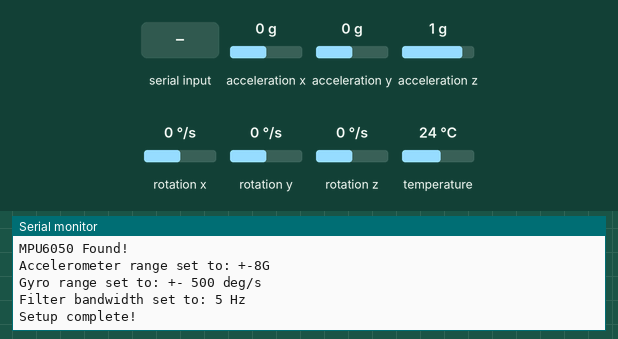
A sketch run on a simulated Arduino Leonardo, built with avr-gcc and run on an emulated ATmega32U4. On the bench: the last lines printed to the serial monitor. Inputs (shaded band) come from the test bench; at power-on: acceleration x 0 g, acceleration y 0 g, acceleration z 1 g, rotation x 0 °/s, rotation y 0 °/s, rotation z 0 °/s, temperature 24 °C.

Above: at 1.3 s.
1.4 s: "c\n" received over Serial
At 2.4 s:
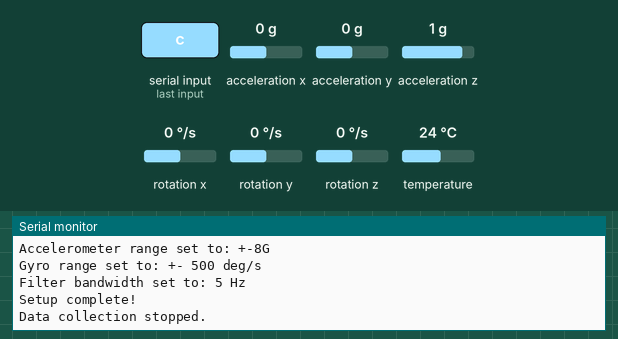
2.9 s: "z\n" received over Serial
At 3.01 s:
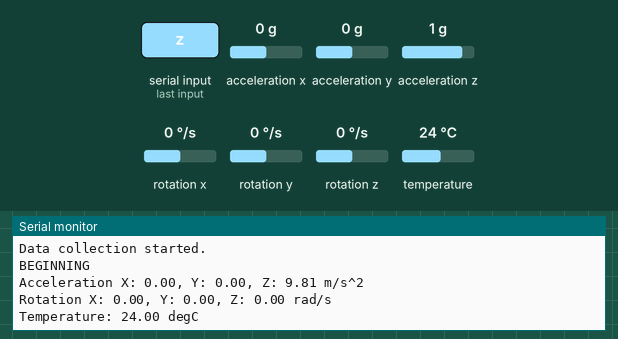

Measured:
- after the input at 1.4 s, the serial monitor: prints a new line at once (image 1)
- after the input at 2.9 s, the serial monitor: prints a new line at once (image 2)

The sketch:

sketch_sep17b.ino
```cpp
// Basic demo for accelerometer readings from Adafruit MPU6050

// ESP32 Guide: https://RandomNerdTutorials.com/esp32-mpu-6050-accelerometer-gyroscope-arduino/
// ESP8266 Guide: https://RandomNerdTutorials.com/esp8266-nodemcu-mpu-6050-accelerometer-gyroscope-arduino/
// Arduino Guide: https://RandomNerdTutorials.com/arduino-mpu-6050-accelerometer-gyroscope/

#include <Adafruit_MPU6050.h>
#include <Adafruit_Sensor.h>
#include <Wire.h>
#include <ArduinoJson.h>
// #include <FS.h>

Adafruit_MPU6050 mpu;
bool collecting;
bool first_round;
float GLOBAL_DT = .1;
unsigned long LOCAL_DT = GLOBAL_DT * 1000;

void setup(void) {
  Serial.begin(115200);
  while (!Serial)
    delay(10); // will pause Zero, Leonardo, etc until serial console opens

  /*
  Commented this out because right now there is no trivial way for arduino to read data from computer.
  Let's just hardcode for now

  // Open the JSON file
  File configFile = SPIFFS.open("/config.json", "r");
  if (!configFile) {
    Serial.println("Failed to open config file");
    return;
  }

  StaticJsonDocument<512> doc; // static document is fine because config is small

  // parse jsona nd print error if some problem is there
  DeserializationError error = deserializeJson(doc, configFile);
  if (error) {
    Serial.print("Failed to parse config file: ");
    Serial.println(error.c_str());
    return;
  }

  // value extraction
  float GLOBAL_DT = doc["GLOBAL_DT"];
  int LOCAL_DT = GLOBAL_DT * 1000; // convert to ms

  */

  Serial.println("Adafruit MPU6050 test!");

  // Try to initialize!
  if (!mpu.begin()) {
    Serial.println("Failed to find MPU6050 chip");
    while (1) {
      delay(10); // need to restart if failed to find chip
    }
  }
  Serial.println("MPU6050 Found!");

  mpu.setAccelerometerRange(MPU6050_RANGE_8_G);
  Serial.print("Accelerometer range set to: ");
  switch (mpu.getAccelerometerRange()) {
  case MPU6050_RANGE_2_G:
    Serial.println("+-2G");
    break;
  case MPU6050_RANGE_4_G:
    Serial.println("+-4G");
    break;
  case MPU6050_RANGE_8_G:
    Serial.println("+-8G");
    break;
  case MPU6050_RANGE_16_G:
    Serial.println("+-16G");
    break;
  }
  mpu.setGyroRange(MPU6050_RANGE_500_DEG);
  Serial.print("Gyro range set to: ");
  switch (mpu.getGyroRange()) {
  case MPU6050_RANGE_250_DEG:
    Serial.println("+- 250 deg/s");
    break;
  case MPU6050_RANGE_500_DEG:
    Serial.println("+- 500 deg/s");
    break;
  case MPU6050_RANGE_1000_DEG:
    Serial.println("+- 1000 deg/s");
    break;
  case MPU6050_RANGE_2000_DEG:
    Serial.println("+- 2000 deg/s");
    break;
  }

  mpu.setFilterBandwidth(MPU6050_BAND_5_HZ);
  Serial.print("Filter bandwidth set to: ");
  switch (mpu.getFilterBandwidth()) {
  case MPU6050_BAND_260_HZ:
    Serial.println("260 Hz");
    break;
  case MPU6050_BAND_184_HZ:
    Serial.println("184 Hz");
    break;
  case MPU6050_BAND_94_HZ:
    Serial.println("94 Hz");
    break;
  case MPU6050_BAND_44_HZ:
    Serial.println("44 Hz");
    break;
  case MPU6050_BAND_21_HZ:
    Serial.println("21 Hz");
    break;
  case MPU6050_BAND_10_HZ:
    Serial.println("10 Hz");
    break;
  case MPU6050_BAND_5_HZ:
    Serial.println("5 Hz");
    break;
  }

  Serial.println("");
  Serial.println("Setup complete!");
  delay(100);
}

void loop() {
  /* Get new sensor events with the readings */
  if (Serial.available() > 0) {
    String input = Serial.readStringUntil('\n'); // Read input until newline
    input.trim(); // Remove any leading/trailing whitespace

    if (input.equalsIgnoreCase("c")) {
      collecting = false;
      Serial.println("Data collection stopped.");
    } else if (input.equalsIgnoreCase("z")) {
      collecting = true;
      first_round = true;
      Serial.println("Data collection started.");
    }
  }
  if (collecting) {
    if (first_round) {
      // purely for logging purposes to make sure can line up consoles
      Serial.print("BEGINNING\n");
      first_round = false;
    }
    sensors_event_t a, g, temp;
    mpu.getEvent(&a, &g, &temp);

    // Serial.print("BEGINNING\n");
    /* Print out the values */
    Serial.print("Acceleration X: ");
    Serial.print(a.acceleration.x);
    Serial.print(", Y: ");
    Serial.print(a.acceleration.y);
    Serial.print(", Z: ");
    Serial.print(a.acceleration.z);
    Serial.println(" m/s^2");

    Serial.print("Rotation X: ");
    Serial.print(g.gyro.x);
    Serial.print(", Y: ");
    Serial.print(g.gyro.y);
    Serial.print(", Z: ");
    Serial.print(g.gyro.z);
    Serial.println(" rad/s");

    Serial.print("Temperature: ");
    Serial.print(temp.temperature);
    Serial.println(" degC");

    Serial.println("");
    delay(LOCAL_DT);
  }
}

/*

This is based on our version 1 using a different MPU6050 library.

*/

// #include <Wire.h>
// #include <MPU6050.h>

// // Declare the MPU6050 object globally, so it's accessible in both setup() and loop()
// MPU6050 mpu;
// bool collecting;
// void setup() {
//   Serial.begin(115200);  // Start serial communication
//   Wire.begin();          // Start I2C communication
//   mpu.initialize();      // Initialize the MPU6050

//   // Check if MPU6050 is connected properly
//   if (mpu.testConnection()) {
//     Serial.println("MPU6050 connection successful");
//   } else {
//     Serial.println("MPU6050 connection failed");
//   }
// }
// int itr = 0;
// int16_t sax, say, saz;
// int16_t sgx, sgy, sgz;
// void loop() {
//   if (Serial.available() > 0) {
//     String input = Serial.readStringUntil('\n'); // Read input until newline
//     input.trim(); // Remove any leading/trailing whitespace

//     if (input.equalsIgnoreCase("c")) {
//       collecting = false;
//       Serial.println("Data collection stopped.");
//     } else if (input.equalsIgnoreCase("z")) {
//       collecting = true;
//       Serial.println("Data collection started.");
//     }
//   }

//   if (collecting) {
//     int16_t ax, ay, az;
//     int16_t gx, gy, gz;


//     // Get accelerometer and gyroscope data
//     mpu.getAcceleration(&ax, &ay, &az);
//     mpu.getRotation(&gx, &gy, &gz);
//     // if (itr == 0) {
//     //   sax = ax;
//     //   say = ay;
//     //   saz = az;
//     //   sgx = gx;
//     //   sgy = gy;
//     //   sgz = gz;
//     //   Serial.print("saX = "); Serial.print(sax);
//     //   Serial.print(" | saY = "); Serial.print(say);
//     //   Serial.print(" | saZ = "); Serial.print(saz);
//     //   Serial.print(" | sgX = "); Serial.print(sgx);
//     //   Serial.print(" | sgY = "); Serial.print(sgy);
//     //   Serial.print(" | sgZ = "); Serial.println(sgz);
//     //   }
//     // else {
//     //   ax -= sax;
//     //   ay -= say;
//     //   az -= saz;
//     //   gx -= sgx;
//     //   gy -= sgy;
//     //   gz -= sgz;
//     // }
//     // Display the data
//     Serial.print("aX = "); Serial.print(ax);
//     Serial.print(" | aY = "); Serial.print(ay);
//     Serial.print(" | aZ = "); Serial.print(az);
//     Serial.print(" | gX = "); Serial.print(gx);
//     Serial.print(" | gY = "); Serial.print(gy);
//     Serial.print(" | gZ = "); Serial.println(gz);
//     itr++;
//   }

//   // delay(500);  // Delay for readability
//   delay(500);  // Delay for readability
// }
```
